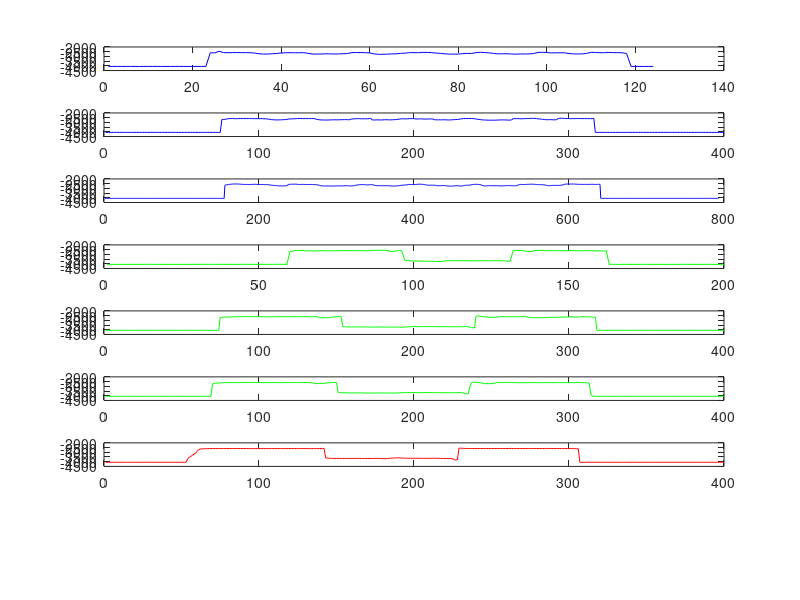

This figure's MATLAB source: (Note: this script raises an error after producing the figure.)
deep_blue = [4064,4061,4059,4064,4062,4061,4060,4069,4059,4060,4061,4060,4063,4063,4066,4060,4056,4066,4064,4062,4062,4063,4062,2614,2624,2450,2603,2603,2597,2595,2598,2597,2610,2643,2721,2750,2747,2720,2683,2639,2610,2606,2613,2617,2604,2662,2751,2751,2746,2722,2730,2746,2735,2718,2694,2597,2589,2592,2608,2623,2732,2780,2776,2760,2734,2724,2674,2653,2601,2597,2608,2573,2575,2603,2647,2677,2727,2755,2756,2750,2706,2678,2682,2601,2565,2591,2621,2685,2733,2714,2722,2744,2761,2738,2742,2735,2702,2574,2566,2588,2629,2618,2619,2615,2699,2732,2742,2730,2679,2561,2579,2609,2602,2586,2599,2604,2610,2692,4057,4062,4065,4062,4064,4064];
deep_blue = deep_blue.*-1;
%
deep_blue3 = [4065,4062,4063,4065,4063,4062,4056,4063,4062,4068,4068,4058,4061,4062,4062,4066,4058,4059,4060,4058,4063,4063,4061,4062,4061,4066,4060,4064,4060,4061,4063,4056,4060,4060,4060,4064,4055,4064,4063,4064,4062,4057,4065,4067,4061,4062,4058,4064,4063,4062,4061,4058,4062,4061,4062,4064,4055,4061,4057,4059,4057,4053,4066,4061,4063,4062,4053,4067,4062,4062,4066,4065,4063,4061,4063,4059,4065,4065,4063,4059,4064,4055,4064,4063,4059,4063,4057,4063,4061,4060,4062,4058,4064,4060,4059,4065,4063,4065,4063,4060,4064,4058,4065,4062,4063,4066,4057,4061,4057,4059,4063,4056,4063,4061,4063,4064,4055,4064,4064,4061,4064,4064,4064,4061,4062,4063,4057,4065,4063,4062,4067,4057,4064,4060,4059,4063,4055,4062,4059,4060,4063,4057,4066,4064,4063,4062,4065,4065,4061,4061,4060,4056,4064,4063,4063,2685,2629,2621,2607,2596,2593,2577,2570,2554,2552,2541,2535,2532,2531,2536,2535,2535,2540,2540,2552,2559,2567,2572,2569,2578,2591,2584,2580,2581,2587,2586,2590,2592,2585,2587,2580,2571,2574,2564,2568,2570,2577,2591,2590,2597,2591,2588,2590,2588,2596,2601,2610,2610,2599,2598,2593,2610,2617,2643,2659,2660,2672,2685,2689,2695,2695,2708,2718,2721,2732,2733,2736,2737,2736,2746,2745,2742,2741,2730,2727,2705,2666,2586,2572,2567,2559,2569,2560,2556,2562,2550,2552,2558,2557,2583,2588,2583,2580,2586,2586,2578,2579,2584,2586,2589,2592,2587,2592,2594,2592,2578,2589,2587,2591,2599,2588,2604,2601,2608,2624,2625,2656,2685,2711,2722,2727,2729,2736,2748,2750,2742,2745,2731,2744,2756,2749,2751,2751,2754,2758,2753,2755,2740,2739,2746,2743,2742,2734,2737,2738,2739,2749,2739,2732,2732,2715,2717,2716,2716,2728,2732,2748,2751,2745,2736,2727,2718,2694,2686,2661,2645,2642,2631,2621,2611,2603,2602,2595,2594,2602,2602,2624,2621,2630,2633,2616,2620,2613,2606,2606,2615,2621,2643,2676,2698,2698,2709,2710,2714,2712,2709,2717,2726,2721,2725,2717,2718,2713,2716,2710,2719,2722,2726,2734,2739,2749,2752,2749,2756,2753,2745,2742,2737,2738,2721,2711,2700,2685,2675,2658,2662,2658,2647,2640,2626,2625,2605,2593,2591,2583,2587,2588,2591,2599,2590,2593,2591,2585,2580,2553,2559,2555,2559,2564,2561,2582,2581,2594,2614,2623,2638,2655,2659,2672,2663,2667,2663,2658,2666,2665,2673,2673,2681,2706,2711,2727,2721,2718,2726,2702,2710,2707,2708,2707,2700,2723,2728,2738,2754,2760,2759,2762,2758,2761,2749,2749,2735,2732,2722,2714,2719,2721,2732,2741,2746,2754,2748,2738,2710,2684,2677,2671,2672,2671,2659,2665,2654,2640,2626,2599,2594,2577,2572,2576,2570,2576,2576,2585,2589,2591,2618,2660,2682,2712,2731,2746,2741,2732,2730,2728,2719,2712,2713,2714,2711,2720,2723,2725,2724,2721,2718,2712,2721,2723,2732,2732,2736,2744,2741,2734,2726,2720,2722,2707,2710,2705,2702,2706,2703,2716,2714,2724,2726,2722,2725,2721,2720,2693,2664,2618,2596,2586,2580,2580,2591,2591,2592,2590,2584,2585,2572,2572,2567,2562,2568,2558,2555,2553,2562,2573,2572,2582,2588,2599,2606,2606,2611,2598,2609,2609,2610,2627,2626,2650,2663,2680,2702,2712,2717,2713,2707,2705,2699,2692,2686,2684,2681,2681,2684,2684,2690,2689,2678,2681,2667,2652,2630,2596,2577,2559,2544,2547,2535,2542,2541,2544,2546,2535,2542,2544,2540,2543,2542,2560,2562,2567,2573,2572,2575,2574,2573,2574,2584,2573,2576,2578,2587,2571,2581,2579,2580,2574,2570,2575,2566,2568,2579,2585,2580,2579,2583,2572,2566,2572,2573,4062,4067,4061,4066,4063,4065,4062,4060,4063,4063,4065,4061,4058,4062,4061,4064,4061,4062,4067,4060,4067,4056,4064,4063,4060,4062,4066,4065,4064,4059,4063,4062,4063,4065,4062,4067,4056,4059,4061,4061,4065,4060,4063,4063,4061,4065,4057,4066,4063,4062,4064,4064,4063,4061,4062,4063,4062,4063,4059,4061,4067,4059,4068,4062,4062,4063,4056,4066,4063,4063,4061,4058,4060,4061,4062,4058,4057,4065,4063,4062,4061,4065,4063,4063,4066,4059,4058,4061,4058,4064,4059,4060,4065,4062,4062,4062,4057,4062,4063,4061,4058,4060,4064,4060,4064,4057,4058,4068,4058,4062,4059,4058,4065,4063,4064,4062,4060,4064,4060,4064,4062,4065,4064,4060,4064,4055,4060,4061,4059,4065,4060,4059,4063,4057,4062,4059,4062,4065,4061,4064,4056,4062,4061,4063,4067,4059,4067,4063,4060,4063,4056,4064,4063];
deep_blue3 = deep_blue3.*-1;
%
iron_core =[4066,4063,4063,4063,4064,4067,4059,4062,4062,4060,4059,4064,4059,4057,4065,4064,4064,4063,4063,4062,4063,4064,4063,4065,4065,4057,4063,4065,4059,4061,4056,4063,4055,4064,4063,4058,4066,4060,4057,4062,4065,4059,4063,4059,4058,4063,4065,4062,4061,4064,4057,4059,4064,4060,4061,4055,4057,4062,4064,2678,2667,2583,2577,2587,2624,2629,2639,2640,2627,2610,2633,2632,2626,2625,2621,2610,2611,2602,2606,2614,2618,2607,2611,2630,2624,2607,2579,2572,2571,2570,2574,2638,2721,2650,2619,2587,3617,3654,3701,3702,3705,3723,3728,3727,3738,3737,3747,3759,3753,3707,3665,3676,3673,3667,3672,3670,3671,3685,3681,3687,3690,3680,3672,3685,3672,3671,3676,3688,3672,3724,3734,2589,2581,2592,2592,2665,2689,2696,2588,2581,2570,2617,2610,2606,2604,2610,2613,2619,2627,2609,2594,2608,2618,2628,2620,2610,2612,2617,2624,2629,2645,2641,4058,4062,4062,4064,4065,4057,4061,4065,4062,4062,4065,4060,4059,4066,4062,4061,4064,4061,4065,4063,4064,4060,4063,4063,4058,4061,4062,4062,4062,4064,4057,4063,4058,4060,4065,4067,4059,4060];
iron_core = iron_core.*-1;
%
iron_core2 = [4062,4060,4065,4065,4062,4063,4065,4064,4065,4063,4062,4061,4063,4060,4066,4064,4064,4063,4065,4065,4062,4062,4063,4065,4062,4067,4062,4061,4056,4065,4064,4064,4062,4066,4065,4064,4063,4063,4063,4063,4060,4065,4063,4062,4063,4065,4064,4070,4061,4060,4061,4062,4064,4062,4066,4064,4064,4065,4064,4064,4066,4062,4066,4064,4063,4061,4064,4067,4065,4064,4064,4065,4063,4065,2695,2691,2660,2660,2646,2645,2644,2641,2632,2625,2618,2620,2620,2614,2611,2603,2606,2598,2608,2613,2607,2606,2608,2611,2604,2607,2604,2609,2613,2632,2634,2623,2622,2622,2619,2613,2619,2607,2608,2608,2610,2614,2623,2615,2620,2617,2610,2606,2601,2603,2614,2610,2612,2612,2618,2605,2603,2616,2625,2625,2615,2601,2613,2659,2719,2728,2719,2726,2723,2729,2729,2724,2669,2640,2638,2617,2610,2571,2605,3668,3673,3687,3703,3708,3698,3700,3704,3697,3698,3699,3701,3705,3707,3709,3711,3715,3719,3712,3716,3714,3716,3709,3712,3704,3722,3712,3713,3713,3712,3717,3717,3714,3721,3719,3719,3723,3726,3725,3718,3713,3707,3688,3683,3665,3671,3667,3671,3668,3669,3672,3660,3658,3666,3668,3662,3667,3662,3667,3658,3667,3675,3674,3671,3674,3671,3672,3679,3688,3684,3681,3678,3679,3684,3684,3687,3679,3680,3665,3654,3653,3672,3716,3781,3794,3798,2585,2541,2541,2568,2611,2621,2628,2628,2660,2678,2699,2686,2671,2659,2655,2631,2604,2600,2602,2610,2622,2623,2625,2603,2608,2607,2616,2636,2630,2600,2575,2586,2612,2648,2677,2698,2714,2718,2719,2715,2716,2719,2719,2726,2720,2709,2706,2696,2692,2689,2688,2677,2677,2665,2662,2665,2664,2663,2655,2639,2623,2614,2607,2642,2668,2660,2638,2626,2621,2622,2620,2621,2631,2641,2644,2647,2664,2653,4067,4064,4060,4062,4064,4066,4062,4063,4060,4060,4060,4062,4062,4062,4062,4062,4063,4064,4062,4063,4062,4063,4061,4066,4063,4064,4060,4064,4061,4061,4063,4061,4062,4063,4061,4066,4055,4064,4060,4063,4060,4061,4061,4066,4060,4062,4062,4063,4060,4062,4061,4067,4064,4064,4064,4066,4064,4062,4062,4068,4061,4058,4064,4067,4068,4066,4066,4066,4064,4063,4064,4065,4064,4065,4067,4068,4066,4063,4064,4064,4062,4063,4064];
iron_core2 = iron_core2.*-1;
%
deep_blue2 = [4063,4062,4064,4063,4065,4061,4060,4054,4064,4067,4063,4059,4061,4065,4060,4063,4063,4063,4061,4063,4062,4063,4058,4061,4064,4061,4063,4063,4063,4056,4055,4062,4061,4058,4063,4066,4062,4055,4062,4062,4067,4060,4062,4062,4058,4064,4064,4060,4062,4068,4065,4060,4061,4068,4062,4061,4063,4064,4059,4060,4067,4067,4065,4061,4063,4064,4057,4058,4066,4062,4060,4060,4064,4063,4057,2706,2697,2677,2645,2613,2598,2591,2590,2605,2611,2602,2598,2595,2595,2587,2595,2599,2591,2588,2598,2600,2603,2601,2607,2605,2603,2601,2610,2623,2629,2654,2677,2708,2720,2732,2733,2739,2733,2732,2719,2710,2699,2684,2646,2630,2631,2622,2607,2605,2593,2590,2583,2596,2599,2591,2602,2594,2602,2591,2586,2615,2664,2705,2720,2744,2746,2746,2749,2752,2747,2737,2726,2730,2721,2729,2729,2723,2714,2712,2707,2702,2713,2732,2678,2643,2622,2618,2611,2603,2606,2621,2622,2619,2621,2617,2600,2570,2727,2754,2740,2735,2729,2745,2736,2735,2721,2716,2720,2731,2736,2721,2710,2704,2699,2661,2639,2617,2613,2624,2626,2620,2603,2600,2597,2609,2633,2640,2641,2615,2628,2649,2651,2643,2638,2636,2630,2637,2705,2730,2729,2726,2729,2729,2724,2722,2737,2738,2744,2724,2726,2703,2699,2691,2677,2630,2610,2597,2591,2592,2586,2593,2589,2599,2606,2642,2677,2685,2704,2732,2745,2747,2755,2768,2767,2765,2763,2766,2763,2751,2749,2734,2732,2738,2739,2751,2762,2762,2727,2607,2603,2601,2602,2610,2621,2614,2597,2597,2596,2589,2585,2570,2570,2573,2600,2622,2632,2655,2680,2694,2710,2719,2713,2705,2714,2729,2727,2710,2598,2565,2564,2567,2582,2590,2590,2595,2601,2603,2597,2601,2590,2589,2595,2601,2597,2592,2597,2600,2602,2602,2593,2577,4054,4065,4062,4060,4060,4065,4063,4059,4063,4064,4062,4067,4066,4067,4057,4060,4067,4063,4064,4064,4063,4061,4060,4066,4062,4062,4063,4062,4057,4055,4067,4064,4060,4064,4064,4068,4059,4062,4065,4062,4061,4063,4060,4057,4060,4058,4064,4063,4064,4065,4060,4056,4061,4063,4063,4061,4063,4064,4061,4063,4066,4063,4061,4065,4067,4060,4058,4063,4064,4061,4065,4062,4061,4063,4064,4065,4062,4063,4065,4060,4058,4065,4065,4064];
deep_blue2 = deep_blue2.*-1;
%
iron_core3 = [4065,4060,4060,4060,4070,4066,4067,4063,4062,4062,4060,4064,4061,4061,4062,4062,4064,4065,4068,4066,4065,4058,4061,4055,4060,4062,4067,4063,4062,4064,4057,4068,4064,4069,4055,4060,4055,4062,4057,4057,4059,4062,4067,4065,4063,4061,4059,4057,4061,4054,4063,4059,4062,4062,4063,4058,4061,4059,4059,4059,4055,4060,4060,4064,4065,4064,4064,4061,4066,2737,2692,2669,2659,2636,2639,2627,2623,2614,2614,2614,2605,2608,2601,2612,2606,2602,2609,2595,2607,2609,2601,2600,2593,2596,2600,2598,2599,2595,2602,2601,2602,2610,2609,2609,2615,2607,2608,2610,2603,2603,2597,2611,2616,2618,2609,2611,2606,2604,2610,2594,2606,2600,2611,2604,2605,2607,2592,2577,2594,2613,2618,2608,2600,2598,2666,2718,2710,2694,2685,2686,2691,2685,2679,2640,2618,2606,2600,2601,2604,2602,3645,3653,3670,3689,3690,3696,3685,3708,3708,3710,3698,3704,3701,3699,3703,3701,3706,3713,3722,3722,3720,3718,3722,3717,3716,3709,3709,3704,3695,3713,3709,3724,3719,3714,3714,3712,3715,3713,3711,3699,3693,3683,3673,3669,3658,3658,3663,3665,3659,3664,3667,3682,3674,3682,3679,3669,3669,3667,3663,3662,3662,3663,3677,3669,3678,3670,3674,3679,3686,3677,3690,3679,3684,3683,3678,3679,3675,3670,3658,3662,3679,3724,3783,3804,3800,3055,2609,2581,2535,2586,2592,2609,2621,2662,2702,2722,2718,2721,2713,2712,2716,2683,2615,2593,2591,2604,2606,2591,2581,2579,2584,2585,2589,2592,2605,2620,2615,2621,2617,2622,2613,2620,2615,2608,2601,2603,2601,2619,2614,2617,2621,2607,2617,2610,2610,2604,2603,2606,2608,2617,2612,2611,2599,2609,2610,2610,2609,2609,2612,2608,2608,2614,2616,2596,2592,2596,2606,2610,2612,2610,2619,2640,2641,3767,4057,4065,4059,4060,4066,4065,4065,4068,4066,4060,4061,4055,4061,4060,4062,4060,4066,4063,4064,4067,4063,4061,4058,4060,4057,4059,4062,4062,4063,4064,4064,4061,4063,4062,4062,4059,4059,4059,4065,4065,4064,4063,4065,4062,4065,4062,4061,4064,4057,4060,4066,4069,4065,4062,4063,4061,4066,4058,4063,4060,4063,4061,4064,4067,4065,4062,4055,4059,4059,4064,4060,4063,4065,4064,4063,4066,4065,4057,4062,4055,4061,4062,4064,4063,4061,4064];
iron_core3 = iron_core3.*-1;
%
red_rider = [4061,4061,4063,4061,4060,4068,4057,4062,4066,4059,4064,4063,4056,4065,4063,4059,4065,4063,4061,4063,4062,4065,4063,4062,4062,4055,4060,4063,4056,4062,4064,4057,4066,4063,4061,4066,4060,4060,4063,4061,4065,4064,4060,4066,4059,4064,4065,4055,4061,4065,4057,4061,4062,3687,3550,3440,3327,3200,3121,2908,2724,2661,2637,2628,2622,2619,2613,2614,2606,2603,2607,2603,2603,2609,2605,2604,2605,2604,2607,2603,2601,2607,2598,2600,2607,2597,2601,2604,2597,2606,2600,2602,2615,2606,2612,2611,2607,2612,2615,2605,2609,2605,2608,2610,2604,2608,2610,2606,2608,2608,2599,2607,2609,2605,2607,2608,2606,2607,2599,2605,2606,2608,2612,2601,2610,2609,2601,2602,2604,2600,2614,2610,2609,2612,2609,2614,2612,2607,2605,2592,2591,2591,3596,3616,3635,3640,3653,3659,3646,3652,3655,3651,3662,3656,3655,3661,3656,3657,3661,3654,3659,3652,3652,3656,3655,3657,3664,3661,3663,3660,3656,3665,3662,3654,3655,3651,3657,3660,3669,3678,3682,3676,3663,3639,3636,3618,3604,3602,3593,3593,3609,3615,3621,3621,3628,3643,3640,3636,3637,3630,3630,3637,3631,3638,3642,3642,3646,3641,3643,3639,3643,3638,3642,3638,3640,3646,3651,3658,3657,3661,3669,3650,3649,3658,3703,3784,3805,3802,2564,2568,2577,2586,2594,2605,2599,2600,2604,2597,2603,2606,2603,2605,2605,2597,2605,2605,2594,2610,2604,2605,2608,2598,2602,2595,2600,2605,2603,2605,2603,2595,2599,2596,2590,2607,2604,2608,2603,2601,2605,2602,2605,2608,2602,2606,2605,2604,2604,2605,2596,2601,2605,2600,2606,2606,2606,2604,2595,2596,2603,2602,2603,2599,2601,2600,2599,2612,2609,2599,2604,2610,2602,2615,2615,2616,2622,2625,4063,4063,4062,4069,4061,4060,4062,4056,4064,4062,4056,4063,4063,4058,4066,4061,4062,4066,4065,4064,4065,4064,4065,4067,4062,4065,4061,4061,4064,4058,4063,4063,4059,4066,4059,4056,4064,4065,4062,4063,4062,4064,4061,4061,4063,4059,4061,4066,4060,4062,4062,4058,4063,4065,4060,4063,4059,4061,4061,4061,4063,4061,4065,4067,4055,4064,4064,4059,4062,4064,4058,4062,4064,4059,4066,4063,4063,4064,4062,4063,4067,4063,4065,4061,4059,4061,4064,4065,4063,4059,4062,4063,4058,4062];
red_rider = red_rider.*-1;
% ploten der Ergebnisse
a = 8;
subplot(a,1,1);
plot(deep_blue, 'blue');
hold on;
subplot(a,1,2);
plot(deep_blue2, 'blue');
subplot(a,1,3);
plot(deep_blue3, 'blue');
subplot(a,1,4);
plot(iron_core, 'green');
subplot(a,1,5);
plot(iron_core2, 'green');
subplot(a,1,6);
plot(iron_core3, 'green');
subplot(a,1,7);
plot(red_rider, 'red');

% Algotithmen test
puk_algo(-2650, -2700, deep_blue2, [1, 0, 1, 0, 1, 0, 1, 0 , 1, 0, 1, 0, 1, 0,0,0]')

% test second deep blue
deep_blue2_2 = [4060,4065,4063,4063,4063,4062,4062,4062,4058,4057,4062,4065,4065,4064,4060,4060,4067,4061,4062,4057,4060,4065,4061,4059,4059,4061,4060,4064,4065,4061,4058,4060,4063,4064,4061,4060,4060,4062,4065,4064,4059,4055,4059,4059,4066,4062,4064,4061,4060,4064,4065,4060,4056,4060,4063,4066,4064,4062,4061,4058,4058,4062,4061,4058,4053,4058,4065,4067,4064,4063,4066,4067,4063,4062,4053,4054,4065,2623,2580,2579,2583,2583,2587,2576,2579,2575,2582,2589,2595,2590,2580,2573,2578,2585,2584,2591,2588,2575,2572,2584,2588,2588,2589,2589,2592,2609,2638,2667,2700,2733,2736,2727,2722,2725,2727,2742,2746,2742,2660,2595,2605,2594,2593,2586,2586,2579,2586,2572,2560,2554,2563,2577,2575,2586,2592,2593,2607,2628,2645,2701,2739,2728,2704,2700,2709,2732,2752,2755,2746,2728,2724,2713,2715,2706,2706,2728,2729,2732,2721,2704,2679,2647,2632,2618,2605,2593,2579,2578,2580,2581,2587,2575,2562,2547,2545,2756,2756,2738,2721,2718,2719,2716,2708,2710,2706,2709,2707,2718,2724,2704,2699,2680,2669,2657,2634,2619,2604,2592,2592,2602,2600,2607,2604,2588,2590,2588,2585,2577,2572,2614,2632,2627,2625,2624,2631,2683,2729,2747,2753,2751,2743,2730,2730,2715,2700,2684,2686,2696,2714,2738,2730,2713,2648,2615,2605,2608,2614,2631,2642,2625,2614,2603,2614,2634,2652,2679,2711,2723,2742,2730,2732,2733,2742,2724,2715,2717,2726,2709,2709,2709,2729,2745,2755,2748,2727,2716,2707,2687,2642,2599,2608,2610,2611,2595,2603,2596,2593,2589,2590,2605,2592,2582,2557,2549,2544,2564,2588,2643,2733,2753,2749,2748,2755,2751,2737,2728,2720,2708,2674,2582,2569,2581,2587,2601,2596,2584,2579,2569,2568,2577,2575,2581,2584,2597,2594,2588,2571,2570,2581,2603,2619,2623,2618,4034,4058,4064,4064,4061,4060,4062,4066,4062,4066,4063,4057,4057,4065,4066,4064,4062,4064,4063,4066,4068,4063,4060,4060,4062,4066,4062,4060,4063,4060,4065,4066,4066,4060,4065,4067,4065,4061,4059,4061,4060,4065,4064,4062,4057,4061,4060,4064,4068,4061,4064,4060,4061,4062,4061,4059,4055,4061,4065,4062,4064,4060,4062,4062,4065,4061,4057,4058,4061,4067,4063,4061,4061,4062,4063,4063, 4063];
deep_blue2_2 = deep_blue2_2.*-1;
puk_algo(-2650, -2700, deep_blue2_2, [1, 0, 1, 0, 1, 0, 1, 0 , 1, 0, 1, 0, 1, 0,0,0]')

% test third deep blue
deep_blue2_3 = [4067,4062,4061,4067,4062,4060,4061,4064,4066,4064,4060,4065,4061,4062,4063,4068,4066,4059,4057,4059,4062,4062,4062,4062,4059,4060,4060,4067,4067,4064,4058,4061,4065,4065,4063,4063,4064,4064,4063,4063,4063,4059,4059,4064,4066,4063,4063,4064,4062,4064,4064,4066,4064,4059,4061,4066,4065,4065,4063,4061,4058,4063,4033,2692,2683,2673,2645,2613,2590,2587,2588,2591,2594,2597,2600,2597,2589,2592,2591,2585,2587,2592,2583,2590,2589,2592,2605,2602,2608,2622,2627,2623,2613,2565,2568,2677,2704,2694,2693,2690,2686,2701,2711,2708,2692,2674,2666,2644,2627,2614,2599,2594,2589,2593,2595,2594,2592,2596,2592,2596,2583,2576,2570,2578,2603,2604,2629,2679,2704,2703,2716,2721,2731,2719,2710,2730,2742,2739,2737,2739,2743,2739,2741,2729,2723,2714,2726,2728,2737,2732,2714,2692,2658,2608,2589,2584,2580,2575,2570,2584,2584,2595,2589,2589,2617,2687,2718,2732,2724,2711,2707,2718,2714,2715,2718,2712,2720,2725,2729,2748,2751,2732,2679,2622,2609,2614,2606,2601,2601,2604,2587,2588,2577,2573,2560,2555,2566,2569,2570,2578,2592,2604,2615,2621,2634,2644,2657,2707,2721,2725,2731,2740,2745,2738,2740,2750,2744,2738,2740,2743,2749,2704,2632,2607,2614,2605,2608,2605,2606,2607,2600,2578,2576,2576,2578,2581,2636,2673,2691,2711,2745,2757,2749,2749,2761,2762,2759,2759,2748,2756,2761,2766,2766,2764,2769,2759,2768,2747,2720,2683,2653,2632,2621,2623,2619,2613,2606,2601,2598,2607,2610,2591,2602,2607,2614,2612,2605,2610,2633,2672,2700,2719,2716,2712,2717,2718,2719,2701,2688,2675,2663,2648,2631,2620,2616,2602,2592,2578,2582,2594,2596,2591,2586,2583,2583,2581,2588,2592,2590,2586,2586,2584,2588,2595,2594,4061,4062,4066,4068,4066,4063,4064,4060,4064,4065,4067,4063,4061,4059,4066,4065,4063,4061,4061,4060,4062,4064,4060,4059,4056,4058,4065,4065,4063,4065,4060,4065,4062,4062,4063,4063,4058,4055,4062,4066,4065,4064,4063,4061,4064,4064,4065,4057,4058,4057,4063,4063,4062,4061,4060,4062,4062,4064,4063,4058,4058,4060,4064,4063,4064,4063,4062,4059,4060,4063,4063,4061,4056,4059,4062,4062,4064,4061,4062,4060,4064,4060,4065,4058,4055];
deep_blue2_3 = deep_blue2_3.*-1;
puk_algo(-2650, -2700, deep_blue2_3, [1, 0, 1, 0, 1, 0, 1, 0 , 1, 0, 1, 0, 1, 0,0,0]')

% test iron
puk_algo(-2620, -2700, iron_core3, [1, 0, 1, 0, 1, 0, 1 , 0, 0, 0, 0, 0, 0,0,0,0]')


